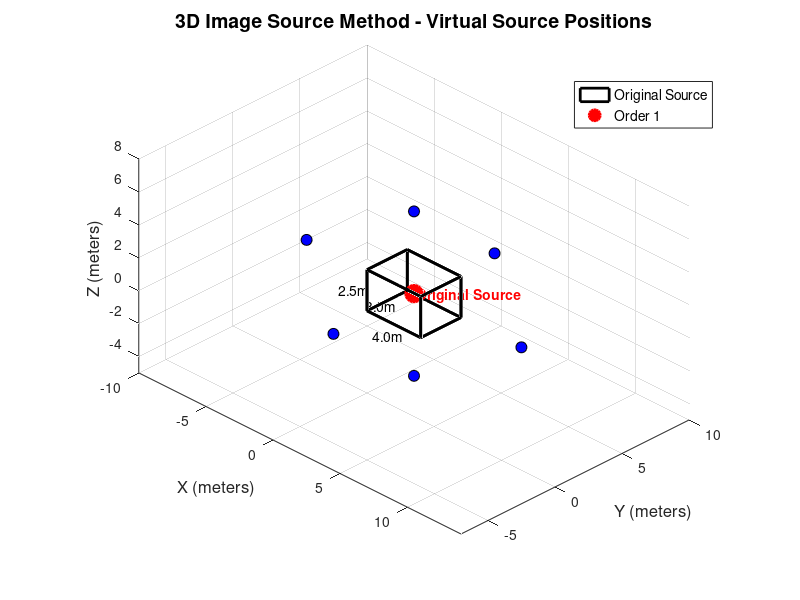
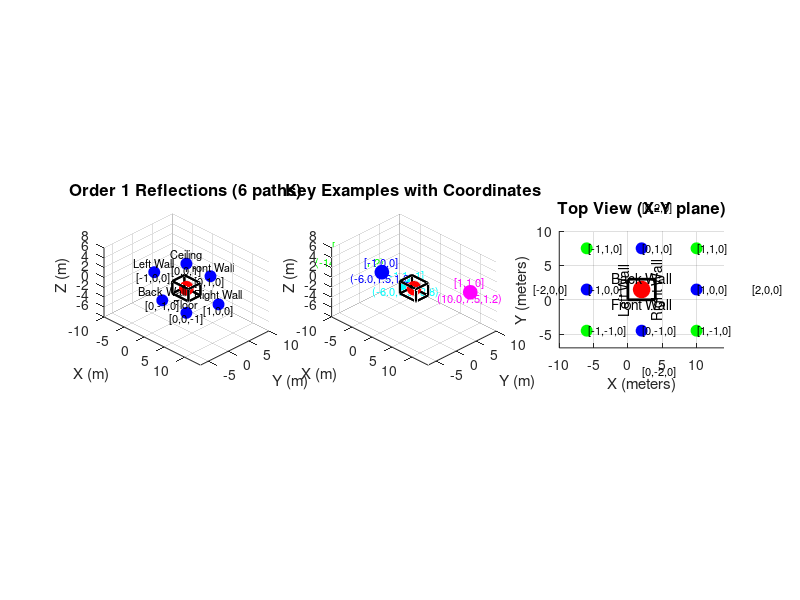

The MATLAB source for these figures, in order:
% 3D Image Source Method Visualization
% Shows the cube room and virtual source positions as dots

clear; clc; close all;

% Fixed room dimensions (meters)
Lx = 4.0;  % Length
Ly = 3.0;  % Width  
Lz = 2.5;  % Height

% Source position (center of room)
source_pos = [Lx/2, Ly/2, Lz/2];  % [2.0, 1.5, 1.25]

% Create figure
figure('Position', [100, 100, 1200, 800]);

% Plot the room as a wireframe cube
hold on;

% Define cube vertices
x_room = [0 0 0 0 Lx Lx Lx Lx];
y_room = [0 0 Ly Ly 0 0 Ly Ly];
z_room = [0 Lz 0 Lz 0 Lz 0 Lz];

% Define cube faces
faces = [1 2 4 3; 5 6 8 7; 1 2 6 5; 3 4 8 7; 1 3 7 5; 2 4 8 6];

% Plot room wireframe
patch('Vertices', [x_room(:) y_room(:) z_room(:)], 'Faces', faces, ...
      'FaceColor', 'none', 'EdgeColor', 'k', 'LineWidth', 2);

% Plot original source
plot3(source_pos(1), source_pos(2), source_pos(3), 'ro', ...
      'MarkerSize', 12, 'MarkerFaceColor', 'r', 'LineWidth', 2);
text(source_pos(1)+0.2, source_pos(2), source_pos(3), 'Original Source', ...
     'Color', 'r', 'FontSize', 10, 'FontWeight', 'bold');

% Calculate and plot virtual sources for different orders
colors = {'b', 'g', 'm', 'c', 'y'};  % Different colors for different orders
order_labels = {};
order_counts = [];

for nmax = 1:1
    virtual_sources = [];
    path_info = {};
    
    % Calculate all virtual sources for this order
    path_counter = 1;
    for nx = -nmax:nmax
        for ny = -nmax:nmax  
            for nz = -nmax:nmax
                
                % Skip direct path [0,0,0]
                if nx == 0 && ny == 0 && nz == 0
                    continue;
                end
                
                % Skip paths exceeding maximum order
                current_order = abs(nx) + abs(ny) + abs(nz);
                if current_order > nmax
                    continue;
                end
                
                % Calculate spatial offset (THE KEY FORMULA)
                offset = [2*nx*Lx, 2*ny*Ly, 2*nz*Lz];
                
                % Virtual source position  
                virtual_source_pos = source_pos + offset;
                
                % Store for plotting
                virtual_sources = [virtual_sources; virtual_source_pos, current_order];
                path_info{path_counter} = sprintf('[%d,%d,%d]', nx, ny, nz);
                path_counter = path_counter + 1;
            end
        end
    end
    
    % Plot virtual sources by order
    for order = 1:nmax
        order_mask = virtual_sources(:,4) == order;
        if any(order_mask)
            sources_this_order = virtual_sources(order_mask, 1:3);
            
            plot3(sources_this_order(:,1), sources_this_order(:,2), sources_this_order(:,3), ...
                  'o', 'Color', colors{order}, 'MarkerSize', 8, ...
                  'MarkerFaceColor', colors{order}, 'MarkerEdgeColor', 'k');
            
            order_labels{end+1} = sprintf('Order %d', order);
            order_counts(end+1) = size(sources_this_order, 1);
        end
    end
end

% Set axis properties
xlabel('X (meters)', 'FontSize', 12);
ylabel('Y (meters)', 'FontSize', 12);
zlabel('Z (meters)', 'FontSize', 12);
title('3D Image Source Method - Virtual Source Positions', 'FontSize', 14, 'FontWeight', 'bold');
grid on;
axis equal;

% Set viewing limits to show virtual sources
x_lim = [-10, 14];
y_lim = [-7, 10];
z_lim = [-5, 8];
xlim(x_lim); ylim(y_lim); zlim(z_lim);

% Add legend
legend_entries = {'Original Source', order_labels{:}};
legend(legend_entries, 'Location', 'best', 'FontSize', 10);

% Set viewing angle
view(45, 30);

% Add room dimension annotations
text(Lx/2, -0.5, -0.5, sprintf('%.1fm', Lx), 'HorizontalAlignment', 'center', 'FontSize', 10);
text(-0.5, Ly/2, -0.5, sprintf('%.1fm', Ly), 'HorizontalAlignment', 'center', 'FontSize', 10);
text(-0.5, -0.5, Lz/2, sprintf('%.1fm', Lz), 'HorizontalAlignment', 'center', 'FontSize', 10);

% Create a second figure showing specific examples
figure('Position', [200, 200, 1400, 600]);

% Subplot 1: Order 1 paths only
subplot(1,3,1);
hold on;

% Plot room
patch('Vertices', [x_room(:) y_room(:) z_room(:)], 'Faces', faces, ...
      'FaceColor', 'none', 'EdgeColor', 'k', 'LineWidth', 1.5);

% Plot original source
plot3(source_pos(1), source_pos(2), source_pos(3), 'ro', ...
      'MarkerSize', 10, 'MarkerFaceColor', 'r');

% Calculate order 1 virtual sources with labels
examples_1st_coords = [-1, 0, 0; 1, 0, 0; 0, -1, 0; 0, 1, 0; 0, 0, -1; 0, 0, 1];
examples_1st_labels = {'Left Wall', 'Right Wall', 'Back Wall', 'Front Wall', 'Floor', 'Ceiling'};

for i = 1:size(examples_1st_coords, 1)
    nx = examples_1st_coords(i, 1);
    ny = examples_1st_coords(i, 2);
    nz = examples_1st_coords(i, 3);
    label = examples_1st_labels{i};
    
    offset = [2*nx*Lx, 2*ny*Ly, 2*nz*Lz];
    virtual_pos = source_pos + offset;
    
    plot3(virtual_pos(1), virtual_pos(2), virtual_pos(3), 'bo', ...
          'MarkerSize', 8, 'MarkerFaceColor', 'b');
    text(virtual_pos(1), virtual_pos(2), virtual_pos(3)+0.3, ...
         sprintf('%s\n[%d,%d,%d]', label, nx, ny, nz), ...
         'HorizontalAlignment', 'center', 'FontSize', 8);
end

title('Order 1 Reflections (6 paths)', 'FontSize', 12);
xlabel('X (m)'); ylabel('Y (m)'); zlabel('Z (m)');
xlim([-10, 14]); ylim([-7, 10]); zlim([-6, 8]);
grid on; axis equal; view(45, 30);

% Subplot 2: Specific examples with coordinates
subplot(1,3,2);
hold on;

% Plot room
patch('Vertices', [x_room(:) y_room(:) z_room(:)], 'Faces', faces, ...
      'FaceColor', 'none', 'EdgeColor', 'k', 'LineWidth', 1.5);

% Plot original source
plot3(source_pos(1), source_pos(2), source_pos(3), 'ro', ...
      'MarkerSize', 10, 'MarkerFaceColor', 'r');

% Specific examples
examples_coords = [-1, 0, 0; -2, 0, 0; 1, 1, 0; -1, 1, -1];
examples_colors = {'b', 'g', 'm', 'c'};

for i = 1:size(examples_coords, 1)
    nx = examples_coords(i, 1);
    ny = examples_coords(i, 2);
    nz = examples_coords(i, 3);
    color = examples_colors{i};
    
    offset = [2*nx*Lx, 2*ny*Ly, 2*nz*Lz];
    virtual_pos = source_pos + offset;
    
    plot3(virtual_pos(1), virtual_pos(2), virtual_pos(3), 'o', ...
          'Color', color, 'MarkerSize', 10, 'MarkerFaceColor', color);
    text(virtual_pos(1), virtual_pos(2), virtual_pos(3)+0.3, ...
         sprintf('[%d,%d,%d]\n(%.1f,%.1f,%.1f)', nx, ny, nz, ...
         virtual_pos(1), virtual_pos(2), virtual_pos(3)), ...
         'HorizontalAlignment', 'center', 'FontSize', 8, 'Color', color);
end

title('Key Examples with Coordinates', 'FontSize', 12);
xlabel('X (m)'); ylabel('Y (m)'); zlabel('Z (m)');
xlim([-10, 14]); ylim([-7, 10]); zlim([-6, 8]);
grid on; axis equal; view(45, 30);

% Subplot 3: 2D Cross-section (X-Y plane at Z = source height)
subplot(1,3,3);
hold on;

% Plot room outline (top view)
rectangle('Position', [0, 0, Lx, Ly], 'EdgeColor', 'k', 'LineWidth', 2);

% Plot original source
plot(source_pos(1), source_pos(2), 'ro', 'MarkerSize', 12, 'MarkerFaceColor', 'r');

% Plot virtual sources in X-Y plane
for nx = -2:2
    for ny = -2:2
        if nx == 0 && ny == 0, continue; end
        if abs(nx) + abs(ny) > 2, continue; end
        
        offset = [2*nx*Lx, 2*ny*Ly, 0];
        virtual_pos = source_pos + offset;
        
        order = abs(nx) + abs(ny);
        plot(virtual_pos(1), virtual_pos(2), 'o', ...
             'Color', colors{order}, 'MarkerSize', 8, 'MarkerFaceColor', colors{order});
        text(virtual_pos(1)+0.2, virtual_pos(2), sprintf('[%d,%d,0]', nx, ny), ...
             'FontSize', 8);
    end
end

title('Top View (X-Y plane)', 'FontSize', 12);
xlabel('X (meters)'); ylabel('Y (meters)');
xlim([-10, 14]); ylim([-7, 10]);
grid on; axis equal;

% Add wall labels
text(Lx/2, -0.5, 'Front Wall', 'HorizontalAlignment', 'center');
text(Lx/2, Ly+0.3, 'Back Wall', 'HorizontalAlignment', 'center');
text(-0.8, Ly/2, 'Left Wall', 'HorizontalAlignment', 'center', 'Rotation', 90);
text(Lx+0.3, Ly/2, 'Right Wall', 'HorizontalAlignment', 'center', 'Rotation', 90);

% Print numerical results
fprintf('=== NUMERICAL RESULTS ===\n');
fprintf('Room: %.1f × %.1f × %.1f meters\n', Lx, Ly, Lz);
fprintf('Source: (%.1f, %.1f, %.1f)\n\n', source_pos(1), source_pos(2), source_pos(3));

key_examples_coords = [-1, 0, 0; 1, 0, 0; -2, 0, 0; 1, 1, 0; -1, 1, -1];
key_examples_desc = {
    'One reflection off LEFT wall';
    'One reflection off RIGHT wall';
    'Two reflections off LEFT wall';
    'Corner: RIGHT + FRONT walls';
    'Triple: LEFT + FRONT + FLOOR'
};

for i = 1:size(key_examples_coords, 1)
    nx = key_examples_coords(i, 1);
    ny = key_examples_coords(i, 2);
    nz = key_examples_coords(i, 3);
    description = key_examples_desc{i};
    
    offset = [2*nx*Lx, 2*ny*Ly, 2*nz*Lz];
    virtual_pos = source_pos + offset;
    distance = norm(virtual_pos - source_pos);
    
    fprintf('%s:\n', description);
    fprintf('  [nx,ny,nz] = [%d,%d,%d]\n', nx, ny, nz);
    fprintf('  Offset = [%.1f, %.1f, %.1f]\n', offset(1), offset(2), offset(3));
    fprintf('  Virtual source = (%.1f, %.1f, %.1f)\n', virtual_pos(1), virtual_pos(2), virtual_pos(3));
    fprintf('  Distance from original = %.1f meters\n\n', distance);
end
